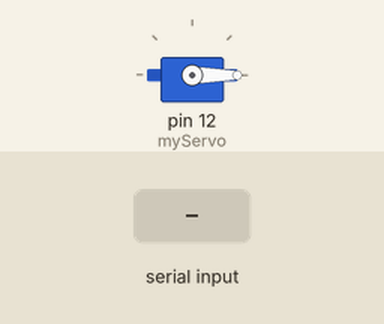
Simulated run of this sketch. Board: Arduino Uno, built with avr-gcc and run on an emulated ATmega328P. Parts: servo. The inputs (shaded band) are chosen by the test bench. What the sketch prints to the serial monitor is not drawn.

Above: at 1.2 s.
1.3 s: "u" received over the second serial link
At 1.9 s:
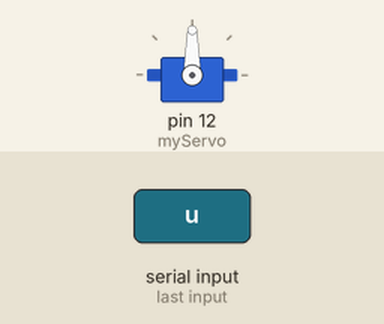
2.8 s: "u" received over the second serial link
At 4.0 s:
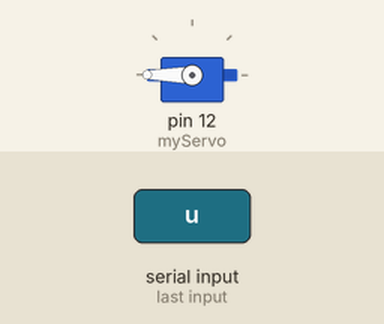
4.3 s: "d" received over the second serial link
At 5.4 s:
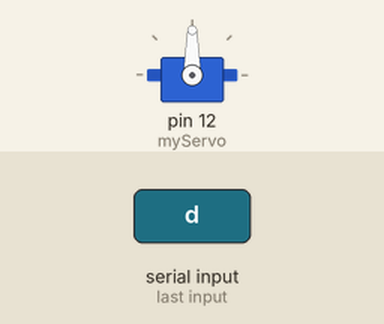
Timing chart, 0 to 7.3 s (numbered marks = the images above; inputs shaded):
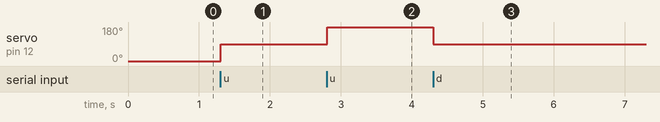

Measured:
- after the input at 1.3 s, servo on pin 12 (myServo): 0° → 90° at once
- after the input at 2.8 s, servo on pin 12 (myServo): 90° → 180° at once
- after the input at 4.3 s, servo on pin 12 (myServo): 180° → 90° at once

The sketch:

arduino0514.ino
```cpp
#include <SoftwareSerial.h>//시리얼 통신 라이브러리
#include "Servo.h"//서보 라이브러리

Servo myServo;//서보객체
#define BT_RXD 8//블루 받는 핀
#define BT_TXD 7//블루 보내는 핀
SoftwareSerial bluetooth(BT_RXD, BT_TXD);//시리얼 통신 위한 객체 선언
int angle=0;
char myChar='e';

void setup(){
  myServo.attach(12);//서보 시그널 핀 설정
  myServo.write(0);//서보 초기 각도 0도
  Serial.begin(9600);
  bluetooth.begin(9600);//블루투스 시리얼 개방ㅡ
}

void loop(){

  while(bluetooth.available()){//bluetooth값이 있으면
    myChar =(char)bluetooth.read();//bluetooth형식의 값을 char형식으로 변환
    delay(5);//수신 문자열 끊김 방지
  }

  if(myChar!='e'){//myString이 공백이 아니면
      Serial.println("input value : "+myChar);//시리얼 모니터에 myString값 출력
      switch(myChar){
        case 'u':
        if(angle<180){
           angle+=90;
        }
        myServo.write(angle);
        break;
        case 'd':
        if(angle>0){
          angle-=90;
        }
        myServo.write(angle);
        break;
        case 'i':
        angle=0;
        myServo.write(angle);
        Serial.println("0도로 초기화");//시리얼 모니터에 myString값 출력
        break;

      }
        myChar='e';//myString초기화
  }

}
```
